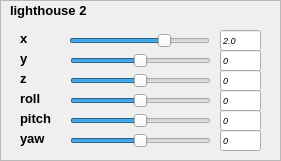
  <widget class="QFrame" name="frame">
   <property name="geometry">
    <rect>
     <x>310</x>
     <y>200</y>
     <width>281</width>
     <height>161</height>
    </rect>
   </property>
   <property name="frameShape">
    <enum>QFrame::StyledPanel</enum>
   </property>
   <property name="frameShadow">
    <enum>QFrame::Raised</enum>
   </property>
   <widget class="QLabel" name="lighthouse_2">
    <property name="geometry">
     <rect>
      <x>10</x>
      <y>0</y>
      <width>101</width>
      <height>21</height>
     </rect>
    </property>
    <property name="font">
     <font>
      <pointsize>10</pointsize>
      <weight>75</weight>
      <italic>false</italic>
      <bold>true</bold>
     </font>
    </property>
    <property name="text">
     <string>lighthouse 2</string>
    </property>
   </widget>
   <widget class="QSlider" name="lighthouse2_x">
    <property name="geometry">
     <rect>
      <x>69</x>
      <y>30</y>
      <width>141</width>
      <height>21</height>
     </rect>
    </property>
    <property name="minimum">
     <number>-100</number>
    </property>
    <property name="maximum">
     <number>100</number>
    </property>
    <property name="singleStep">
     <number>1</number>
    </property>
    <property name="value">
     <number>40</number>
    </property>
    <property name="orientation">
     <enum>Qt::Horizontal</enum>
    </property>
   </widget>
   <widget class="QLabel" name="x_2">
    <property name="geometry">
     <rect>
      <x>20</x>
      <y>30</y>
      <width>51</width>
      <height>16</height>
     </rect>
    </property>
    <property name="font">
     <font>
      <pointsize>10</pointsize>
      <weight>75</weight>
      <italic>false</italic>
      <bold>true</bold>
     </font>
    </property>
    <property name="text">
     <string>x</string>
    </property>
   </widget>
   <widget class="QLabel" name="y_2">
    <property name="geometry">
     <rect>
      <x>20</x>
      <y>50</y>
      <width>51</width>
      <height>16</height>
     </rect>
    </property>
    <property name="font">
     <font>
      <pointsize>10</pointsize>
      <weight>75</weight>
      <italic>false</italic>
      <bold>true</bold>
     </font>
    </property>
    <property name="text">
     <string>y</string>
    </property>
   </widget>
   <widget class="QLabel" name="z_2">
    <property name="geometry">
     <rect>
      <x>20</x>
      <y>70</y>
      <width>51</width>
      <height>16</height>
     </rect>
    </property>
    <property name="font">
     <font>
      <pointsize>10</pointsize>
      <weight>75</weight>
      <italic>false</italic>
      <bold>true</bold>
     </font>
    </property>
    <property name="text">
     <string>z</string>
    </property>
   </widget>
   <widget class="QLabel" name="roll_2">
    <property name="geometry">
     <rect>
      <x>20</x>
      <y>90</y>
      <width>51</width>
      <height>16</height>
     </rect>
    </property>
    <property name="font">
     <font>
      <pointsize>10</pointsize>
      <weight>75</weight>
      <italic>false</italic>
      <bold>true</bold>
     </font>
    </property>
    <property name="text">
     <string>roll</string>
    </property>
   </widget>
   <widget class="QLabel" name="pitch_2">
    <property name="geometry">
     <rect>
      <x>20</x>
      <y>110</y>
      <width>51</width>
      <height>16</height>
     </rect>
    </property>
    <property name="font">
     <font>
      <pointsize>10</pointsize>
      <weight>75</weight>
      <italic>false</italic>
      <bold>true</bold>
     </font>
    </property>
    <property name="text">
     <string>pitch</string>
    </property>
   </widget>
   <widget class="QLabel" name="yaw_2">
    <property name="geometry">
     <rect>
      <x>20</x>
      <y>130</y>
      <width>51</width>
      <height>16</height>
     </rect>
    </property>
    <property name="font">
     <font>
      <pointsize>10</pointsize>
      <weight>75</weight>
      <italic>false</italic>
      <bold>true</bold>
     </font>
    </property>
    <property name="text">
     <string>yaw</string>
    </property>
   </widget>
   <widget class="QSlider" name="lighthouse2_y">
    <property name="geometry">
     <rect>
      <x>70</x>
      <y>50</y>
      <width>141</width>
      <height>21</height>
     </rect>
    </property>
    <property name="minimum">
     <number>-100</number>
    </property>
    <property name="maximum">
     <number>100</number>
    </property>
    <property name="singleStep">
     <number>1</number>
    </property>
    <property name="orientation">
     <enum>Qt::Horizontal</enum>
    </property>
   </widget>
   <widget class="QSlider" name="lighthouse2_z">
    <property name="geometry">
     <rect>
      <x>70</x>
      <y>70</y>
      <width>141</width>
      <height>21</height>
     </rect>
    </property>
    <property name="minimum">
     <number>-100</number>
    </property>
    <property name="maximum">
     <number>100</number>
    </property>
    <property name="singleStep">
     <number>1</number>
    </property>
    <property name="orientation">
     <enum>Qt::Horizontal</enum>
    </property>
   </widget>
   <widget class="QSlider" name="lighthouse2_roll">
    <property name="geometry">
     <rect>
      <x>70</x>
      <y>90</y>
      <width>141</width>
      <height>21</height>
     </rect>
    </property>
    <property name="minimum">
     <number>-90</number>
    </property>
    <property name="maximum">
     <number>90</number>
    </property>
    <property name="singleStep">
     <number>1</number>
    </property>
    <property name="orientation">
     <enum>Qt::Horizontal</enum>
    </property>
   </widget>
   <widget class="QSlider" name="lighthouse2_pitch">
    <property name="geometry">
     <rect>
      <x>70</x>
      <y>110</y>
      <width>141</width>
      <height>21</height>
     </rect>
    </property>
    <property name="minimum">
     <number>-90</number>
    </property>
    <property name="maximum">
     <number>90</number>
    </property>
    <property name="singleStep">
     <number>1</number>
    </property>
    <property name="orientation">
     <enum>Qt::Horizontal</enum>
    </property>
   </widget>
   <widget class="QSlider" name="lighthouse2_yaw">
    <property name="geometry">
     <rect>
      <x>70</x>
      <y>130</y>
      <width>141</width>
      <height>21</height>
     </rect>
    </property>
    <property name="minimum">
     <number>-90</number>
    </property>
    <property name="maximum">
     <number>90</number>
    </property>
    <property name="singleStep">
     <number>1</number>
    </property>
    <property name="orientation">
     <enum>Qt::Horizontal</enum>
    </property>
   </widget>
   <widget class="QLineEdit" name="lighthouse2_x_text">
    <property name="geometry">
     <rect>
      <x>220</x>
      <y>30</y>
      <width>41</width>
      <height>21</height>
     </rect>
    </property>
    <property name="font">
     <font>
      <pointsize>7</pointsize>
      <italic>true</italic>
     </font>
    </property>
    <property name="locale">
     <locale language="German" country="Germany"/>
    </property>
    <property name="text">
     <string>2.0</string>
    </property>
    <property name="readOnly">
     <bool>true</bool>
    </property>
   </widget>
   <widget class="QLineEdit" name="lighthouse2_y_text">
    <property name="geometry">
     <rect>
      <x>220</x>
      <y>50</y>
      <width>41</width>
      <height>21</height>
     </rect>
    </property>
    <property name="font">
     <font>
      <pointsize>7</pointsize>
      <italic>true</italic>
     </font>
    </property>
    <property name="locale">
     <locale language="German" country="Germany"/>
    </property>
    <property name="text">
     <string>0</string>
    </property>
    <property name="readOnly">
     <bool>true</bool>
    </property>
   </widget>
   <widget class="QLineEdit" name="lighthouse2_z_text">
    <property name="geometry">
     <rect>
      <x>220</x>
      <y>70</y>
      <width>41</width>
      <height>21</height>
     </rect>
    </property>
    <property name="font">
     <font>
      <pointsize>7</pointsize>
      <italic>true</italic>
     </font>
    </property>
    <property name="locale">
     <locale language="German" country="Germany"/>
    </property>
    <property name="text">
     <string>0</string>
    </property>
    <property name="readOnly">
     <bool>true</bool>
    </property>
   </widget>
   <widget class="QLineEdit" name="lighthouse2_roll_text">
    <property name="geometry">
     <rect>
      <x>220</x>
      <y>90</y>
      <width>41</width>
      <height>21</height>
     </rect>
    </property>
    <property name="font">
     <font>
      <pointsize>7</pointsize>
      <italic>true</italic>
     </font>
    </property>
    <property name="locale">
     <locale language="German" country="Germany"/>
    </property>
    <property name="text">
     <string>0</string>
    </property>
    <property name="readOnly">
     <bool>true</bool>
    </property>
   </widget>
   <widget class="QLineEdit" name="lighthouse2_pitch_text">
    <property name="geometry">
     <rect>
      <x>220</x>
      <y>110</y>
      <width>41</width>
      <height>21</height>
     </rect>
    </property>
    <property name="font">
     <font>
      <pointsize>7</pointsize>
      <italic>true</italic>
     </font>
    </property>
    <property name="locale">
     <locale language="German" country="Germany"/>
    </property>
    <property name="text">
     <string>0</string>
    </property>
    <property name="readOnly">
     <bool>true</bool>
    </property>
   </widget>
   <widget class="QLineEdit" name="lighthouse2_yaw_text">
    <property name="geometry">
     <rect>
      <x>220</x>
      <y>130</y>
      <width>41</width>
      <height>21</height>
     </rect>
    </property>
    <property name="font">
     <font>
      <pointsize>7</pointsize>
      <italic>true</italic>
     </font>
    </property>
    <property name="locale">
     <locale language="German" country="Germany"/>
    </property>
    <property name="text">
     <string>0</string>
    </property>
    <property name="readOnly">
     <bool>true</bool>
    </property>
   </widget>
  </widget>
